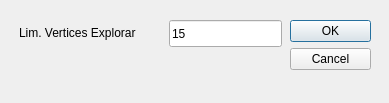
<?xml version="1.0" encoding="UTF-8"?>
<ui version="4.0">
 <class>DialogGrafoCobertura</class>
 <widget class="QDialog" name="DialogGrafoCobertura">
  <property name="geometry">
   <rect>
    <x>0</x>
    <y>0</y>
    <width>389</width>
    <height>103</height>
   </rect>
  </property>
  <property name="windowTitle">
   <string>Dialog</string>
  </property>
  <widget class="QDialogButtonBox" name="btOk">
   <property name="geometry">
    <rect>
     <x>290</x>
     <y>20</y>
     <width>81</width>
     <height>241</height>
    </rect>
   </property>
   <property name="orientation">
    <enum>Qt::Vertical</enum>
   </property>
   <property name="standardButtons">
    <set>QDialogButtonBox::Cancel|QDialogButtonBox::Ok</set>
   </property>
  </widget>
  <widget class="QLineEdit" name="leNumVertices">
   <property name="geometry">
    <rect>
     <x>169</x>
     <y>20</y>
     <width>113</width>
     <height>27</height>
    </rect>
   </property>
   <property name="text">
    <string>15</string>
   </property>
  </widget>
  <widget class="QLabel" name="lbLimVertices">
   <property name="geometry">
    <rect>
     <x>19</x>
     <y>24</y>
     <width>151</width>
     <height>17</height>
    </rect>
   </property>
   <property name="text">
    <string>Lim. Vertices Explorar</string>
   </property>
  </widget>
 </widget>
 <resources/>
 <connections>
  <connection>
   <sender>btOk</sender>
   <signal>accepted()</signal>
   <receiver>DialogGrafoCobertura</receiver>
   <slot>accept()</slot>
   <hints>
    <hint type="sourcelabel">
     <x>248</x>
     <y>254</y>
    </hint>
    <hint type="destinationlabel">
     <x>157</x>
     <y>274</y>
    </hint>
   </hints>
  </connection>
  <connection>
   <sender>btOk</sender>
   <signal>rejected()</signal>
   <receiver>DialogGrafoCobertura</receiver>
   <slot>reject()</slot>
   <hints>
    <hint type="sourcelabel">
     <x>316</x>
     <y>260</y>
    </hint>
    <hint type="destinationlabel">
     <x>286</x>
     <y>274</y>
    </hint>
   </hints>
  </connection>
 </connections>
</ui>
